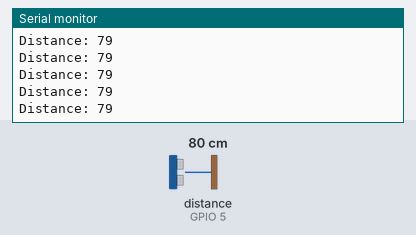
Bench run of a sketch on a simulated ESP32. On the bench: the last lines printed to the serial monitor. Wiring (inferred from the names in the program): ultrasonic range finder: trigger GPIO 2; echo GPIO 5. Inputs (shaded band) come from the test bench; at power-on: distance to the obstacle (sensor on GPIO 5) 80 cm. The echo pulse lasts 58.3 µs per cm; WiFi joins after 1.5 s; servers stay silent unless stated.

Above: at 1.2 s.
1.3 s: distance to the obstacle (sensor on GPIO 5) set to 2 cm
At 1.53 s:
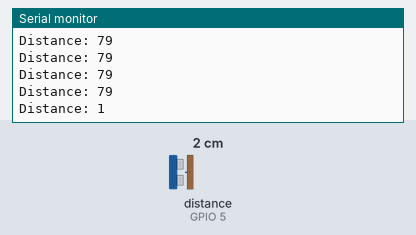
2.8 s: distance to the obstacle (sensor on GPIO 5) set to 4 cm
At 2.89 s:
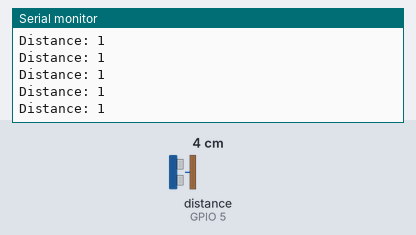
Timing chart, 0 to 5.8 s (numbered marks = the images above; inputs shaded):
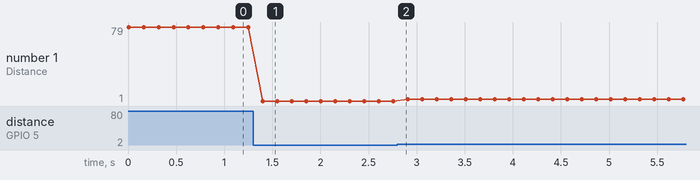

Measured:
- after the input at 1.3 s, the serial monitor: prints a new line after 0.10 s (image 1)
- plotted number 1: 79 → 1 after the input at 1.3 s, 1 → 3 after the input at 2.8 s

The sketch:

ultrasonic_sensor_and_firebase.ino
```cpp
#include <WiFi.h>
#include "FirebaseESP32.h"

#define FIREBASE_HOST "esp32-unity-project-default-rtdb.firebaseio.com/"
#define FIREBASE_AUTH "mnk6cIN5m8ovTgXOhGn5ldcIJWlzXYgTvtFWXN5j"
#define WIFI_SSID "H"
#define WIFI_PASSWORD "12345678"

FirebaseData firebaseData;
// defines pins numbers
const int trigPin = 2;
const int echoPin = 5;
// defines variables
long duration;
int distance;
void setup() {
pinMode(trigPin, OUTPUT); // Sets the trigPin as an Output
pinMode(echoPin, INPUT); // Sets the echoPin as an Input
Serial.begin(9600); // Starts the serial communication

WiFi.begin(WIFI_SSID, WIFI_PASSWORD);
Firebase.begin(FIREBASE_HOST, FIREBASE_AUTH);
Firebase.reconnectWiFi(true);


Firebase.setReadTimeout(firebaseData, 1000 * 60);
Firebase.setwriteSizeLimit(firebaseData, "tiny");
}


void loop() {
// Clears the trigPin
digitalWrite(trigPin, LOW);
delayMicroseconds(2);
// Sets the trigPin on HIGH state for 10 micro seconds
digitalWrite(trigPin, HIGH);
delayMicroseconds(10);
digitalWrite(trigPin, LOW);
// Reads the echoPin, returns the sound wave travel time in microseconds
duration = pulseIn(echoPin, HIGH);
// Calculating the distance
distance= duration*0.034/2;
// Prints the distance on the Serial Monitor
Serial.print("Distance: ");
Serial.println(distance);

//Firebase.pushInt("distance", distance);
//Firebase.setInt(distance)
//Firebase.setString("test/string", "89")
Firebase.setString(firebaseData, F("/test/string"), distance);
}
```
